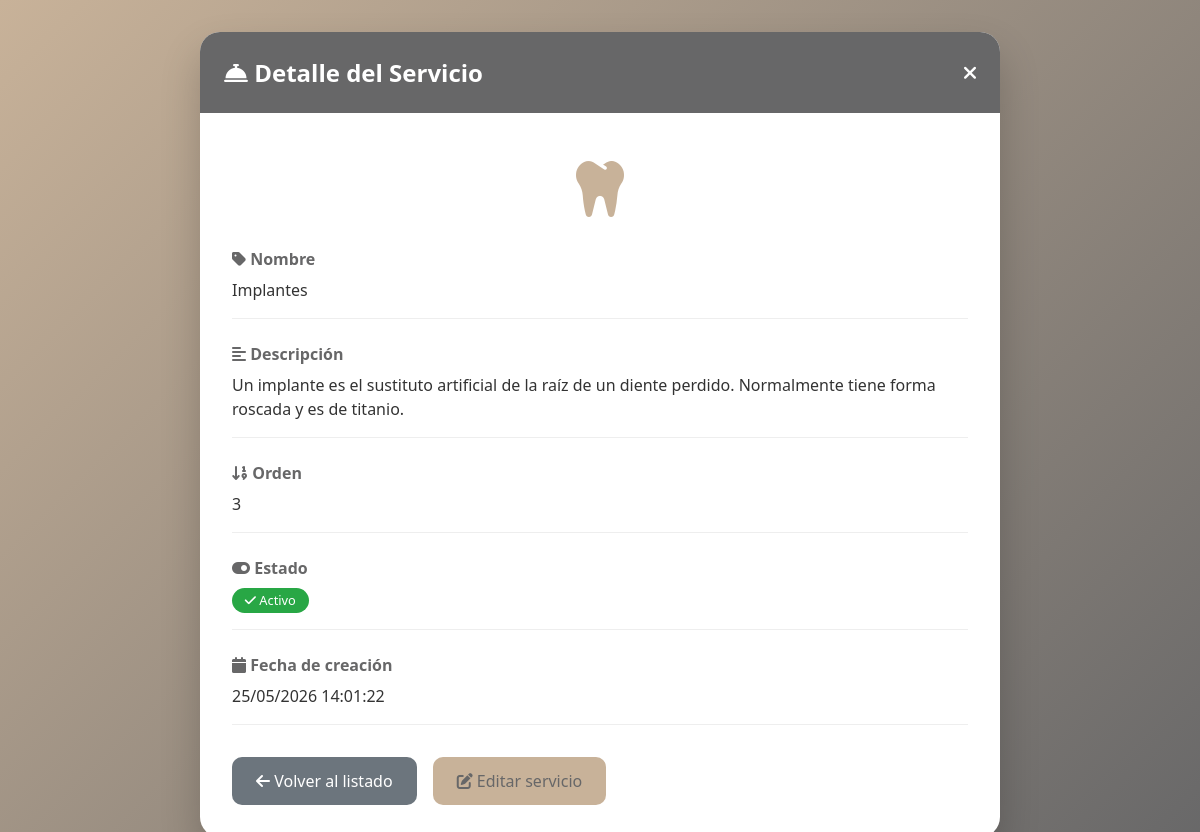
Page /controllers/servicios_controller.php?accion=ver&id=3 (signed in) on the committed database.
### tables this page shows
CREATE TABLE IF NOT EXISTS servicios (
    id INT AUTO_INCREMENT PRIMARY KEY,
    nombre VARCHAR(100) NOT NULL,
    descripcion TEXT NOT NULL,
    icono VARCHAR(50) DEFAULT 'fas fa-tooth',
    orden INT DEFAULT 0,
    activo BOOLEAN DEFAULT TRUE,
    fecha_creacion TIMESTAMP DEFAULT CURRENT_TIMESTAMP
);

### models/Servicio.php (called while the page is built, shortened)
<?php
class Servicio {
    private $conn;
    private $table_name = "servicios";
    public $id;
    public function __construct($db) {
        $this->conn = $db;
    }
    public function obtenerPorId() {
        $query = "SELECT * FROM " . $this->table_name . "
                  WHERE id = :id LIMIT 0,1";
        $stmt = $this->conn->prepare($query);
        $stmt->bindParam(':id', $this->id);
        $stmt->execute();
        $row = $stmt->fetch(PDO::FETCH_ASSOC);
        if ($row) {
            $this->nombre = $row['nombre'];
            $this->descripcion = $row['descripcion'];
            $this->icono = $row['icono'];
            $this->orden = $row['orden'];
            $this->activo = $row['activo'];
            $this->fecha_creacion = $row['fecha_creacion'];
            return true;
        }
        return false;
    }
}
?>

### admin/ver_servicio.php (the view, shortened to what this page needs)
<!DOCTYPE html>
<html lang="es">
<head>
    <link rel="stylesheet" href="https://cdnjs.cloudflare.com/ajax/libs/font-awesome/6.0.0-beta3/css/all.min.css">
</head>
<body>
    <div class="container">
        <div class="header">
            <h1><i class="fas fa-concierge-bell"></i> Detalle del Servicio</h1>
            <a href="/Clinica-Dental-Romo/admin/servicios.php"><i class="fas fa-times"></i></a>
        </div>
        <div class="contenido">
            <div class="icono-grande">
                <i class="<?php echo htmlspecialchars($servicioModel->icono); ?>"></i>
            </div>
            <div class="campo">
                <label><i class="fas fa-tag"></i> Nombre</label>
                <div class="valor"><?php echo htmlspecialchars($servicioModel->nombre); ?></div>
            </div>
            <div class="campo">
                <label><i class="fas fa-align-left"></i> Descripción</label>
                <div class="valor"><?php echo nl2br(htmlspecialchars($servicioModel->descripcion)); ?></div>
            </div>
            <div class="campo">
                <label><i class="fas fa-sort-numeric-down"></i> Orden</label>
                <div class="valor"><?php echo $servicioModel->orden; ?></div>
            </div>
            <div class="campo">
                <label><i class="fas fa-toggle-on"></i> Estado</label>
                <div class="valor">
                    <?php if ($servicioModel->activo == 1): ?>
                        <span class="badge-activo"><i class="fas fa-check"></i> Activo</span>
                    <?php else: ?>
                        <span class="badge-inactivo"><i class="fas fa-times"></i> Inactivo</span>
                    <?php endif; ?>
                </div>
            </div>
            <div class="campo">
                <label><i class="fas fa-calendar"></i> Fecha de creación</label>
                <div class="valor"><?php echo date('d/m/Y H:i:s', strtotime($servicioModel->fecha_creacion)); ?></div>
            </div>
            <div class="botones">
                <a href="/Clinica-Dental-Romo/admin/servicios.php" class="btn-volver"><i class="fas fa-arrow-left"></i> Volver al listado</a>
                <a href="/Clinica-Dental-Romo/controllers/servicios_controller.php?accion=editar&id=<?php echo $servicioModel->id; ?>" class="btn-editar"><i class="fas fa-edit"></i> Editar servicio</a>
            </div>
        </div>
    </div>
</body>
</html>

### admin/ver_servicio.php (style rules this page uses)
* { margin: 0; padding: 0; box-sizing: border-box; }
body { font-family: 'Segoe UI', Tahoma, Geneva, Verdana, sans-serif; background: linear-gradient(135deg, #C8B299 0%, #676768 100%); min-height: 100vh; padding: 2rem; }
.container { max-width: 800px; margin: 0 auto; background: white; border-radius: 20px; box-shadow: 0 20px 40px rgba(0,0,0,0.2); overflow: hidden; }
.header { background-color: #676768; color: white; padding: 1.5rem; display: flex; justify-content: space-between; align-items: center; }
.header h1 { font-size: 1.5rem; }
.header a { color: white; text-decoration: none; font-size: 1.2rem; }
.contenido { padding: 2rem; }
.icono-grande { font-size: 4rem; color: #C8B299; text-align: center; margin-bottom: 1rem; }
.campo { margin-bottom: 1.5rem; border-bottom: 1px solid #eee; padding-bottom: 1rem; }
.campo label { font-weight: bold; color: #676768; display: block; margin-bottom: 0.5rem; }
.campo .valor { color: #333; line-height: 1.5; }
.badge-activo { background-color: #28a745; color: white; padding: 0.2rem 0.8rem; border-radius: 20px; font-size: 0.8rem; display: inline-block; }
.botones { display: flex; gap: 1rem; margin-top: 2rem; }
.btn-volver { background-color: #6c757d; color: white; text-decoration: none; padding: 0.8rem 1.5rem; border-radius: 10px; text-align: center; }
.btn-editar { background-color: #C8B299; color: #676768; text-decoration: none; padding: 0.8rem 1.5rem; border-radius: 10px; text-align: center; }

### rows in the picture
servicios: nombre "Implantes", descripcion "Un implante es el sustituto artificial de la raíz de un diente perdido. Normalmente tiene forma roscada y es de titanio.", orden "3", fecha_creacion "25/05/2026 14:01:22"
